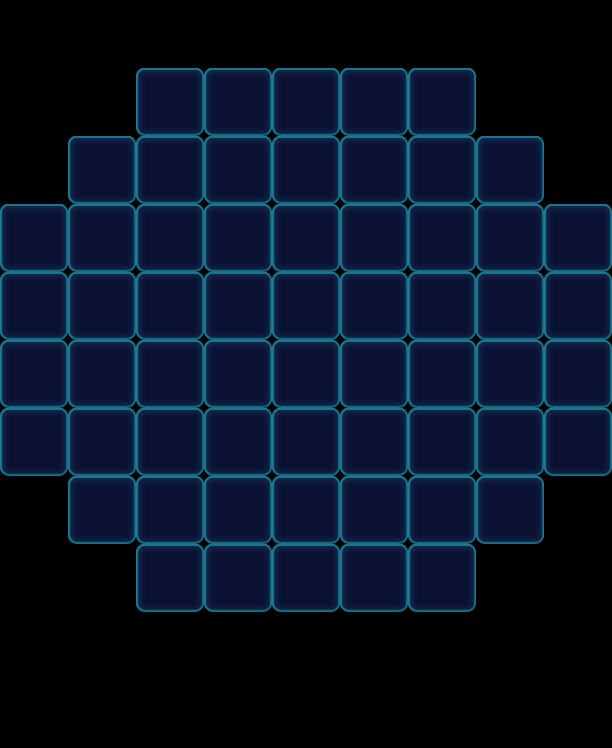

Rendered tile map (Tiled .tmx) drawn with the repository's tilesets; below, a short description and the map source with its tile grids summarised:
An orthogonal 9x11 tile map with 68x68 px tiles, 1 tile layer (Valid), 2 tilesets and 73 objects (22x Floor, 13x Ice, 12x Monster, 12x Lock, 9x Factory_Normal, ...).

<map version="1.0" orientation="orthogonal" width="9" height="11" tilewidth="68" tileheight="68">
 <tileset firstgid="1" name="game_grid1" tilewidth="68" tileheight="68">
  <image source="game_grid1.png" width="68" height="68" />
 </tileset>
 <tileset firstgid="2" name="map" tilewidth="68" tileheight="68">
  <image source="map.png" width="1024" height="1024" />
 </tileset>
 <layer name="Valid" width="9" height="11">
  <data>[99 cells, 60 non-empty, 1 distinct tile ids]</data>
 </layer>
 <objectgroup name="BottomObj" width="9" height="11">
  <object name="Jelly" type="Floor" gid="33" x="136" y="612">
   <properties>
    <property name="Layers" value="2" />
   </properties>
  </object>
  <object name="Jelly" type="Floor" gid="33" x="340" y="408">
   <properties>
    <property name="Layers" value="2" />
   </properties>
  </object>
  <object name="Jelly" type="Floor" gid="33" x="272" y="408">
   <properties>
    <property name="Layers" value="2" />
   </properties>
  </object>
  <object name="Jelly" type="Floor" gid="33" x="272" y="476">
   <properties>
    <property name="Layers" value="2" />
   </properties>
  </object>
  <object name="Jelly" type="Floor" gid="33" x="204" y="408">
   <properties>
    <property name="Layers" value="2" />
   </properties>
  </object>
  <object name="Jelly" type="Floor" gid="33" x="408" y="340">
   <properties>
    <property name="Layers" value="2" />
   </properties>
  </object>
  <object name="Jelly" type="Floor" gid="33" x="340" y="340">
   <properties>
    <property name="Layers" value="2" />
   </properties>
  </object>
  <object name="Jelly" type="Floor" gid="33" x="272" y="340">
   <properties>
    <property name="Layers" value="2" />
   </properties>
  </object>
  <object name="Jelly" type="Floor" gid="33" x="204" y="340">
   <properties>
    <property name="Layers" value="2" />
   </properties>
  </object>
  <object name="Jelly" type="Floor" gid="33" x="136" y="340">
   <properties>
    <property name="Layers" value="2" />
   </properties>
  </object>
  <object name="Jelly" type="Floor" gid="33" x="408" y="476">
   <properties>
    <property name="Layers" value="2" />
   </properties>
  </object>
  <object name="Jelly" type="Floor" gid="33" x="476" y="544">
   <properties>
    <property name="Layers" value="1" />
   </properties>
  </object>
  <object name="Jelly" type="Floor" gid="33" x="340" y="544">
   <properties>
    <property name="Layers" value="2" />
   </properties>
  </object>
  <object name="Jelly" type="Floor" gid="33" x="204" y="544">
   <properties>
    <property name="Layers" value="2" />
   </properties>
  </object>
  <object name="Jelly" type="Floor" gid="33" x="68" y="544">
   <properties>
    <property name="Layers" value="1" />
   </properties>
  </object>
  <object name="Jelly" type="Floor" gid="33" x="136" y="476">
   <properties>
    <property name="Layers" value="2" />
   </properties>
  </object>
  <object name="Jelly" type="Floor" gid="33" x="204" y="612">
   <properties>
    <property name="Layers" value="2" />
   </properties>
  </object>
  <object name="Jelly" type="Floor" gid="33" x="272" y="612">
   <properties>
    <property name="Layers" value="2" />
   </properties>
  </object>
  <object name="Jelly" type="Floor" gid="33" x="340" y="612">
   <properties>
    <property name="Layers" value="2" />
   </properties>
  </object>
  <object name="Jelly" type="Floor" gid="33" x="408" y="612">
   <properties>
    <property name="Layers" value="2" />
   </properties>
  </object>
  <object name="Jelly" type="Floor" gid="33" x="544" y="476">
   <properties>
    <property name="Layers" value="1" />
   </properties>
  </object>
  <object name="Jelly" type="Floor" gid="33" x="0" y="476">
   <properties>
    <property name="Layers" value="1" />
   </properties>
  </object>
 </objectgroup>
 <objectgroup name="MiddleObj" width="9" height="11">
  <object type="Monster" gid="4" x="272" y="476">
   <properties>
    <property name="Color" value="Orange" />
   </properties>
  </object>
  <object type="Monster" gid="19" x="68" y="544">
   <properties>
    <property name="Color" value="Yellow" />
   </properties>
  </object>
  <object type="Monster" gid="19" x="408" y="476">
   <properties>
    <property name="Color" value="Yellow" />
   </properties>
  </object>
  <object type="Monster" gid="17" x="204" y="408">
   <properties>
    <property name="Color" value="Purple" />
   </properties>
  </object>
  <object type="Monster" gid="17" x="476" y="544">
   <properties>
    <property name="Color" value="Purple" />
   </properties>
  </object>
  <object type="Monster" gid="17" x="136" y="476">
   <properties>
    <property name="Color" value="Purple" />
   </properties>
  </object>
  <object type="Monster" gid="2" x="272" y="408">
   <properties>
    <property name="Color" value="Blue" />
   </properties>
  </object>
  <object type="Monster" gid="2" x="204" y="544">
   <properties>
    <property name="Color" value="Blue" />
   </properties>
  </object>
  <object type="Monster" gid="18" x="340" y="408">
   <properties>
    <property name="Color" value="Pink" />
   </properties>
  </object>
  <object type="Monster" gid="18" x="340" y="544">
   <properties>
    <property name="Color" value="Pink" />
   </properties>
  </object>
  <object type="Monster" gid="4" x="0" y="476">
   <properties>
    <property name="Color" value="Orange" />
   </properties>
  </object>
  <object type="Monster" gid="3" x="544" y="476">
   <properties>
    <property name="Color" value="Green" />
   </properties>
  </object>
 </objectgroup>
 <objectgroup color="#000000" name="TopObj" width="9" height="11">
  <object name="10" type="Factory_Normal" x="0" y="136" width="68" height="68" />
  <object type="Lock" gid="49" x="204" y="408" />
  <object type="Lock" gid="49" x="272" y="408" />
  <object type="Lock" gid="49" x="340" y="408" />
  <object type="Lock" gid="49" x="272" y="476" />
  <object type="Stone" gid="34" x="204" y="340">
   <properties>
    <property name="Layers" value="1" />
   </properties>
  </object>
  <object type="Stone" gid="34" x="272" y="340">
   <properties>
    <property name="Layers" value="1" />
   </properties>
  </object>
  <object type="Stone" gid="34" x="340" y="340">
   <properties>
    <property name="Layers" value="1" />
   </properties>
  </object>
  <object type="Stone" gid="34" x="408" y="340">
   <properties>
    <property name="Layers" value="1" />
   </properties>
  </object>
  <object type="Stone" gid="34" x="136" y="340">
   <properties>
    <property name="Layers" value="1" />
   </properties>
  </object>
  <object name="10" type="Ice" x="0" y="340" width="68" height="68">
   <properties>
    <property name="Layers" value="3" />
   </properties>
  </object>
  <object name="10" type="Ice" x="68" y="340" width="68" height="68">
   <properties>
    <property name="Layers" value="3" />
   </properties>
  </object>
  <object name="10" type="Ice" x="136" y="340" width="68" height="68">
   <properties>
    <property name="Layers" value="3" />
   </properties>
  </object>
  <object name="10" type="Ice" x="204" y="408" width="68" height="68">
   <properties>
    <property name="Layers" value="3" />
   </properties>
  </object>
  <object name="10" type="Ice" x="340" y="408" width="68" height="68">
   <properties>
    <property name="Layers" value="3" />
   </properties>
  </object>
  <object name="10" type="Ice" x="408" y="340" width="68" height="68">
   <properties>
    <property name="Layers" value="3" />
   </properties>
  </object>
  <object name="10" type="Ice" x="476" y="340" width="68" height="68">
   <properties>
    <property name="Layers" value="3" />
   </properties>
  </object>
  </objectgroup>
</map>
<!-- 22 of 73 objects omitted -->
